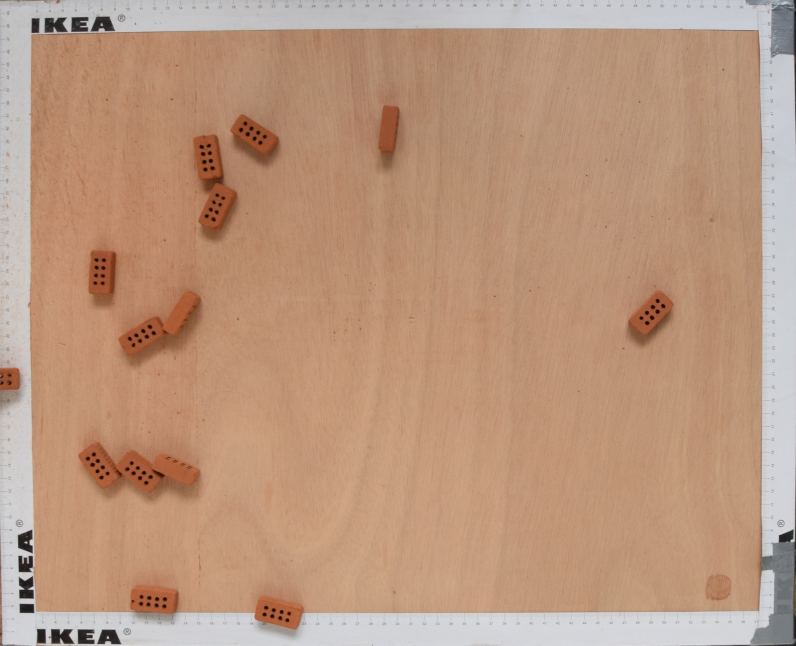
#> input picture code/app/tests/test__.jpg, 2388 x 1936 px, given as the content of the folder ./photos, which was not available (shown at 1/3 size)
$ jupyter execute tray_localization.ipynb
#> lines starting #> are read from the running program, lines starting #| are printed output that depends on the picture; after the words box and inside, x2 and y2 are one past the last pixel; in counts of white or black regions, pixels touching at a corner belong together; pictures that were not available may be replaced by others from this repository, and a replacement may not be noted
[cell 1]
import cv2
import numpy as np
import matplotlib.pyplot as plt
from skimage.morphology import skeletonize
import skimage.color
import skimage.filters
import skimage.io
import skimage.viewer
import skimage.measure
import skimage.color
import glob
from skimage.segmentation import flood, flood_fill
import os
from functools import wraps
from shapely.geometry import *

def negate(f):
    @wraps(f)
    def g(*args,**kwargs):
        return not f(*args,**kwargs)
    return g

count = 0
search_dir = "./"
print(sorted(filter(negate(os.path.isfile), os.listdir(search_dir)), key=os.path.getmtime))

for filename in glob.glob('./photos/*.JPG'):
    img = cv2.imread(filename, 3)
#> img is the input picture: shape (1936, 2388, 3); mean B, G, R 126.5, 151.2, 187.2
    w_, h_, _ = img.shape
#> w_ = 1936; h_ = 2388
#     resize the image in order to reduce time of working and also to bring all images to the same size:
#     the smaller border = 1000 pixels
    if (w_ > h_):
        w = int(1000 * w_ / h_)
        h = 1000
    else:
        w = 1000
        h = int(1000 * h_ / w_)
#> h = 1233
    img = cv2.resize(img, (h,w))
#> img: shape (1000, 1233, 3)
    img_copy = img.copy()

#     use Canny to obtain borders
    bords  =  cv2.Canny (img , 120 , 200)
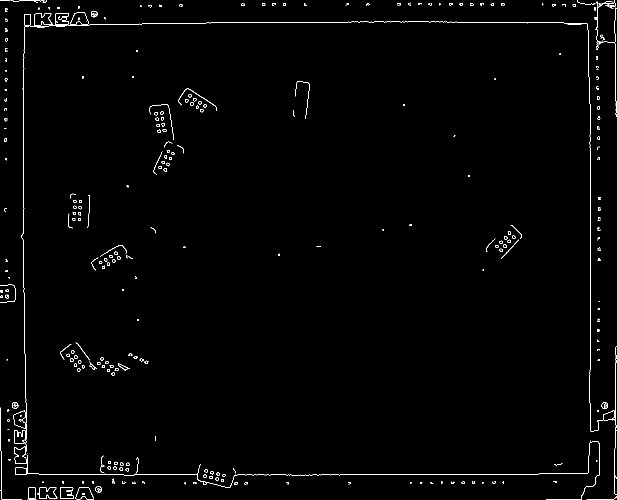
#> bords: shape (1000, 1233) (shown at 1/2 size); 1% white in thin lines or dots
    cv2.imwrite('./Canny/Canny_'+filename.split('/')[-1].split('.')[0]+'.jpg', bords)
    kernel = np.ones((4,4),np.uint8)

#     dilatate to reduce affect of small occasional pieces of boards
    fin = cv2.dilate(bords,kernel,iterations = 2)
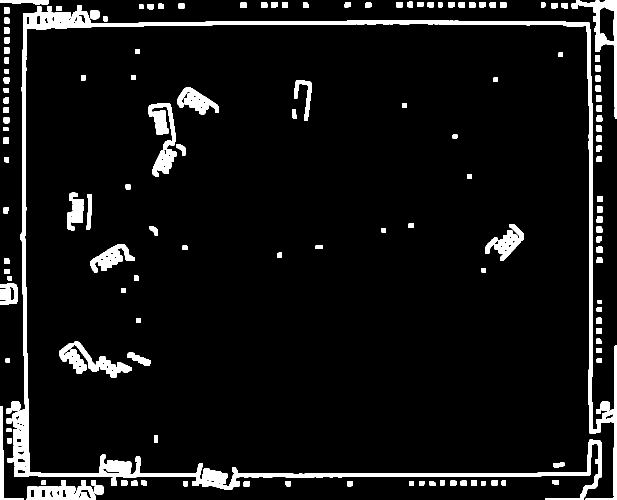
#> fin: shape (1000, 1233) (shown at 1/2 size); 7% white; 145 white regions, largest, box (x1, y1, x2, y2) and area: (25, 23, 1233, 1000) 42540, (1143, 0, 1233, 237) 3447, (53, 972, 192, 1000) 3010
    cv2.imwrite('./dilatation/dilatation_Canny_'+filename.split('/')[-1].split('.')[0]+'.jpg', fin)

#     use Probabilistic Hough to get the most probable line segments
    lines = cv2.HoughLinesP(fin, 1, np.pi/360, threshold = 50, minLineLength = 650, maxLineGap = 20)
#> lines = 22 rows, first 6: [0, 952, 1082, 952], [28, 951, 1202, 951], [28, 948, 1202, 948], [46, 48, 818, 48], [46, 47, 1198, 47], [1181, 927, 1181, 73]

#     create black image in order to after draw all line segment on it and get binary image(0,1)
    black = np.zeros(img.shape)
    print(filename)
    for x1,y1,x2,y2 in np.array(lines[:,0]):
#         if (x1 != 0  and y1!= 0  and x2 != 0  and y2!= 0):
        cv2.line(img_copy, (x1,y1), (x2,y2), (0,0,255), 5,cv2.LINE_AA)
        cv2.line(black, (x1,y1), (x2,y2), (1,1,1), 5,cv2.LINE_AA)
#> this loop made 22 passes
#> (x1, y1, x2, y2) on passes 1 to 12: (0, 952, 1082, 952), (28, 951, 1202, 951), (28, 948, 1202, 948), (46, 48, 818, 48), (46, 47, 1198, 47), (1181, 927, 1181, 73), (28, 950, 1202, 950), (224, 46, 1198, 46), (28, 949, 1202, 949), (277, 45, 1198, 45), (28, 947, 1202, 947), (207, 953, 894, 953)
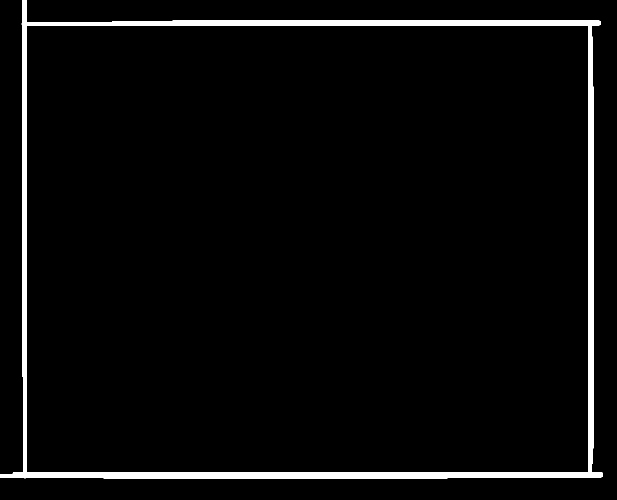
#> black: shape (1000, 1233, 3) float64 (shown at 1/2 size); values 0 (black) and 1 (white), 3.7% white; 1 white region, box (x1, y1, x2, y2) and area: (0, 0, 1206, 957) 45670
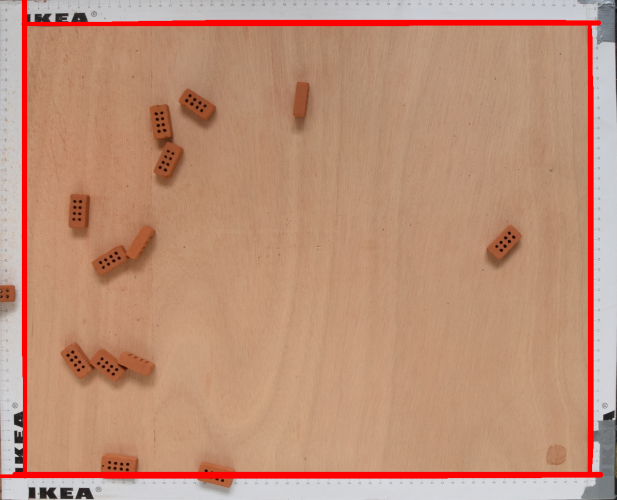
#> img_copy: shape (1000, 1233, 3) (shown at 1/2 size); mean B, G, R 120.4, 144.6, 189.7
    cv2.imwrite('./HoughP/first_hough_'+filename.split('/')[-1].split('.')[0]+'.jpg', img_copy)
    cv2.imwrite('./black/black_'+filename.split('/')[-1].split('.')[0]+'.jpg', 255*(black.astype(np.uint8)))
    fig, ax = plt.subplots(1,5)
    ax[4].imshow(black)

    black_copy = black.copy()

    ax[4].set_title(filename)
    im = black.copy()[:,:,0]

#     label image to get each connected region
    labeled_image = skimage.measure.label(im, connectivity=1, return_num=True)

    fig.set_figheight(20)
    fig.set_figwidth(40)
    d = {}
#     find all connected regions crossed by the edge of image and remove it
#     if the number of pixels with this label is not the biggest
    if labeled_image[1] > 1:
        for i in range(labeled_image[1] + 1):
            d.update({len(labeled_image[0][labeled_image[0] == i]):i})
        d = dict(sorted(d.items()))
        l = []
        for k,v in d.items():
            l.append(v)
        bad_set = set()
        for x in range(im.shape[0]):
            if labeled_image[0][x,0] != l[-2] and labeled_image[0][x,0] != 0:
                bad_set.add(labeled_image[0][x,0])
            elif labeled_image[0][x,-1] != l[-2] and labeled_image[0][x,-1] != 0:
                bad_set.add(labeled_image[0][x,-1])
        for y in range(im.shape[1]):
            if labeled_image[0][0,y] != l[-2] and labeled_image[0][0,y] != 0:
                bad_set.add(labeled_image[0][x,0])
            elif labeled_image[0][-1,y] != l[-2] and labeled_image[0][-1,y] != 0:
                bad_set.add(labeled_image[0][x,-1])
        for lab in bad_set:
            for x in range(im.shape[0]):
                for y in range(im.shape[1]):
#     #             if labeled_image[0][x,y] != l[-2]:
#     #                 im[x,y] = 0
#                 if labeled_image[0][x,y] == l[0]:
#                     im[x,y] = 0
                    if labeled_image[0][x,y] == lab:
                        im[x,y] = 0
    ax[0].imshow(im, cmap = 'gray')

#    use skeletonizing to decrease uncertainty before the second applying of the Hough:
#     on this step we have already obtained the confidence tray edges regions
    out = skeletonize(im > 0)
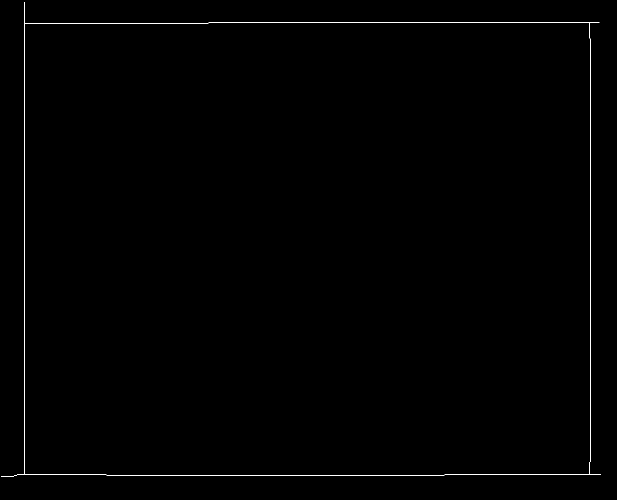
#> out: shape (1000, 1233) bool (shown at 1/2 size); 0.34% white in thin lines or dots
    cv2.imwrite('./skeleton/skeleton_'+filename.split('/')[-1].split('.')[0]+'.jpg', 255*(out.astype(np.uint8)))
    out = 255*(out.astype(np.uint8))
    ax[3].imshow(out, cmap = 'gray')

#     second use of Hough transform
    lines = cv2.HoughLines(out,1,np.pi/360,130)
#> lines = [[45, 1.57], [1181, 0], [48, 0], [950, 1.57], [49, 1.56], [47, 1.57], [957, 1.56], [-1179, 3.13], [-42, 3.13], [948, 1.58], [1188, 0.00873]]
    img_colour = np.dstack([im, im, im])
    for rho,theta in lines[:,0]:
        a = np.cos(theta)
        b = np.sin(theta)
        x0 = a*rho
        y0 = b*rho
        x1 = int(x0 + 2000*(-b))
        y1 = int(y0 + 2000*(a))
        x2 = int(x0 - 2000*(-b))
        y2 = int(y0 - 2000*(a))
        cv2.line(img_colour,(x1,y1),(x2,y2),(0,0,255),2)
#> this loop made 11 passes
#> (rho, theta, a, b, x0, y0, x1, y1) on passes 1 to 11: (45, 1.57, -4.37e-08, 1, -1.97e-06, 45, -2000, 44), (1181, 0, 1, 0, 1181, 0, 1181, 2000), (48, 0, 1, 0, 48, 0, 48, 2000), (950, 1.57, -4.37e-08, 1, -4.15e-05, 950, -2000, 949), (49, 1.56, 0.00873, 1, 0.428, 49, -1999, 66), (47, 1.57, -4.37e-08, 1, -2.05e-06, 47, -2000, 46), (957, 1.56, 0.00873, 1, 8.35, 957, -1991, 974), (-1179, 3.13, -1, 0.00873, 1179, -10.29, 1161, -2010), (-42, 3.13, -1, 0.00873, 42, -0.367, 24, -2000), (948, 1.58, -0.00873, 1, -8.27, 948, -2008, 930), (1188, 0.00873, 1, 0.00873, 1188, 10.37, 1170, 2010)
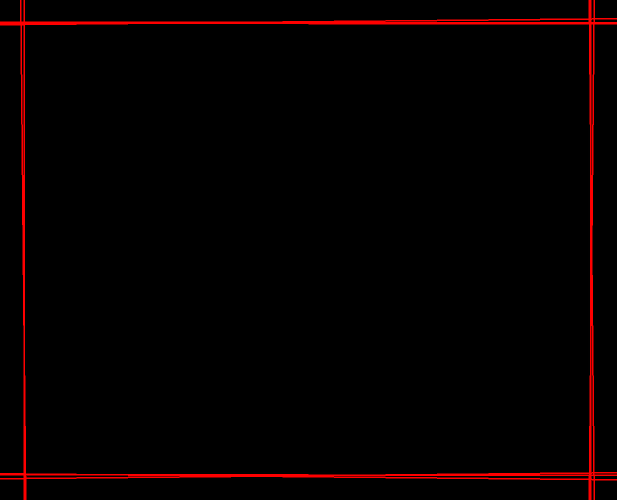
#> img_colour: shape (1000, 1233, 3) float64 (shown at 1/2 size); mean of channels 0, 1, 2 0, 0, 6; drawn as B, G, R
    ax[1].imshow(img_colour)
    cv2.imwrite('./Hough/second_hough_'+filename.split('/')[-1].split('.')[0]+'.jpg', img_colour)

#     find points of intersection
    pts = []
    for i in range(lines.shape[0]):
        (rho1, theta1) = lines[i,0]
        for j in range(i+1,lines.shape[0]):
            (rho2, theta2) = lines[j,0]
            if abs(theta1 - np.pi/2) <= 1e-8:
                line1 = LineString([(rho1, 0), (rho1, image.shape[1]/2)])
                line2 = LineString([(rho2, 0), (0, rho2*np.sin(theta2))])
                intersection = line1.intersection(line2)
                pts.append(intersection.x, intersection.y)
                continue
            if abs(theta2 - np.pi/2) <= 1e-8:
                line1 = LineString([(rho2, 0), (rho2, image.shape[1]/2)])
                line2 = LineString([(rho1, 0), (0, rho1*np.sin(theta1))])
                intersection = line1.intersection(line2)
                pts.append(intersection.x, intersection.y)
                continue
            m1 = -1/np.tan(theta1)
            c1 = rho1 / np.sin(theta1)
            m2 = -1 / np.tan(theta2)
            c2 = rho2 / np.sin(theta2)
            if np.abs(m1 - m2) <= 1e-5 or np.abs(theta1-theta2) < np.pi/2-np.pi/36:
                continue
            x = (c2 - c1) / (m1 - m2)
            y = m1*x + c1
            if 0 <= x < img.shape[1] and 0 <= y < img.shape[0]:
                pts.append((int(x), int(y)))
#> this loop made 11 passes
#> after the loop, pts = [(1179, 45), (42, 45), (1187, 45), (1187, 950), (50, 950), (1179, 950), (1179, 38), (42, 48), (1187, 38), (1179, 47), (42, 47), (1187, 47), (1187, 946), (50, 956), (1179, 946), (1187, 958), (1183, 515), (50, 948), (1179, 958)]
    black_points = np.zeros(img.shape)

    for pt in pts:
        cv2.circle(black_points, pt, 2, (0, 0, 255), -1)
#> this loop made 19 passes
    cv2.imwrite('./points_intersect/points_intersect_'+filename.split('/')[-1].split('.')[0]+'.jpg', black_points)

#     Find convex hull
    pts = np.array(pts)
#> pts = 19 rows, first 8: [1179, 45], [42, 45], [1187, 45], [1187, 950], [50, 950], [1179, 950], [1179, 38], [42, 48]
    pts = pts[:,None]
    hull = cv2.convexHull(pts)
#> hull = [[1187, 958], [1179, 958], [50, 956], [42, 48], [42, 45], [1179, 38], [1187, 38]]

#     Sometimes after using hull we still obtain not only one point for each angle, but after some observations
#     we get that it is mistakes and found how to adress it
    for i in range(len(hull[:,0])):
        for j in range(i+1,len(hull[:,0])):
            point1 = hull[:,0][i]
            point2 = hull[:,0][j]
            if abs(point1[0] - point2[0]) < 100 and abs(point1[1] - point2[1]) < 100:
                if (point1[0] >  im.shape[0] / 2):
                    hull[:,0][i][0] = max(point1[0], point2[0])
                    hull[:,0][j][0] = max(point1[0], point2[0])
                else:
                    hull[:,0][i][0] = min(point1[0], point2[0])
                    hull[:,0][j][0] = min(point1[0], point2[0])
                if (point1[1] >  im.shape[1] / 2):
                    hull[:,0][i][1] = max(point1[1],point2[1])
                    hull[:,0][j][1] = max(point1[1], point2[1])
                else:
                    hull[:,0][i][1] = min(point1[1],point2[1])
                    hull[:,0][j][1] = min(point1[1], point2[1])
            elif abs(point1[1] - point2[1]) < 100 and abs(point1[0] - point2[0]) < 100:
                if (point1[0] >  im.shape[0] / 2):
                    hull[:,0][i][1] = max(point1[1],point2[1])
                    hull[:,0][j][1] = max(point1[1], point2[1])
                else:
                    hull[:,0][i][1] = min(point1[1],point2[1])
                    hull[:,0][j][1] = min(point1[1], point2[1])
                if (point1[1] >  im.shape[1] / 2):
                    hull[:,0][i][1] = max(point1[1], point2[1])
                    hull[:,0][j][1] = max(point1[1], point2[1])
                else:
                    hull[:,0][i][1] = min(point1[1], point2[1])
                    hull[:,0][j][1] = min(point1[1], point2[1])
#> this loop made 7 passes
#> after the loop, hull = [[1187, 958], [1187, 958], [50, 956], [42, 45], [42, 45], [1187, 38], [1187, 38]]

    hull = cv2.convexHull(hull)
#> hull = [[1187, 958], [50, 956], [42, 45], [1187, 38]]
    black_points = np.zeros(img.shape)
    for pt in hull:
        cv2.circle(black_points, (pt[0][0],pt[0][1]), 2, (0, 255, 0), -1)
#> this loop made 4 passes

    cv2.imwrite('./points_hull/points_hull_'+filename.split('/')[-1].split('.')[0]+'.jpg', black_points)

#     finally we didn't need k-means
    # Step #5 - K-Means clustering
    # Define criteria = ( type, max_iter = 10 , epsilon = 1.0 )
    criteria = (cv2.TERM_CRITERIA_EPS + cv2.TERM_CRITERIA_MAX_ITER, 10, 1.0)
#> criteria = (3, 10, 1)

    # Set flags (Just to avoid line break in the code)
    flags = cv2.KMEANS_RANDOM_CENTERS
#> flags = 0

    # Apply KMeans
    # The convex hull points need to be float32
    z = hull.copy().astype(np.float32)
#> z = [[1187, 958], [50, 956], [42, 45], [1187, 38]]
    compactness,labels,centers = cv2.kmeans(z,4,None,criteria,10,flags)
#> compactness = 0; labels = [2, 0, 3, 1]; centers = [[50, 956], [1187, 38], [1187, 958], [42, 45]]

    # Step #6 - Find the lengths of each side
    centers = cv2.convexHull(centers)[:,0]
#> centers = [[1187, 958], [50, 956], [42, 45], [1187, 38]]

# [9 lines of commented-out code are left out]
    out5 = img
    for (i, j) in zip(range(4), [1, 2, 3, 0]):
        cv2.line(out5, tuple(centers[i]), tuple(centers[j]), (0, 255, 0), 2)
        cv2.line(black_copy, tuple(centers[i]), tuple(centers[j]), (0, 255, 0), 2)
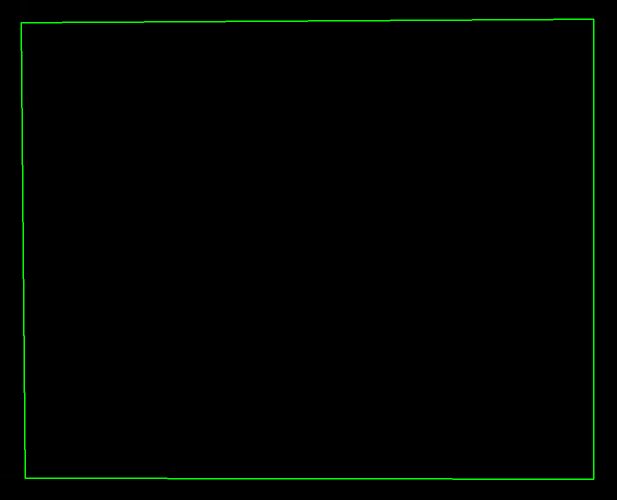
#> black_copy: shape (1000, 1233, 3) float64 (shown at 1/2 size); mean B, G, R 0, 2.6, 0
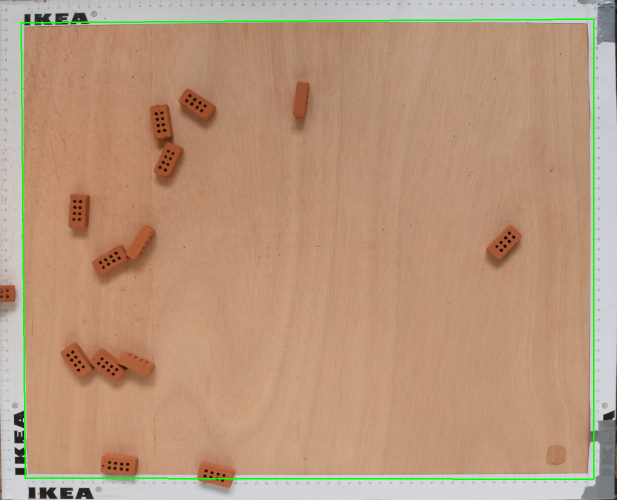
#> out5: shape (1000, 1233, 3) (shown at 1/2 size); mean B, G, R 124.5, 151.7, 185.1
    cv2.imwrite('linesDetected_'+filename.split('/')[-1].split('.')[0]+'.jpg', out5)
    # Show the image
    ax[2].imshow(black_copy)
    count += 1
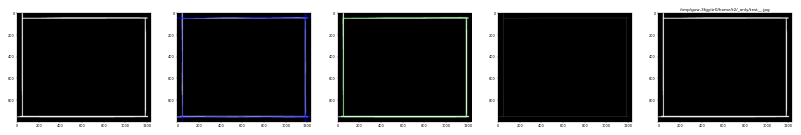
#> figure drawn by matplotlib, 5 panels
